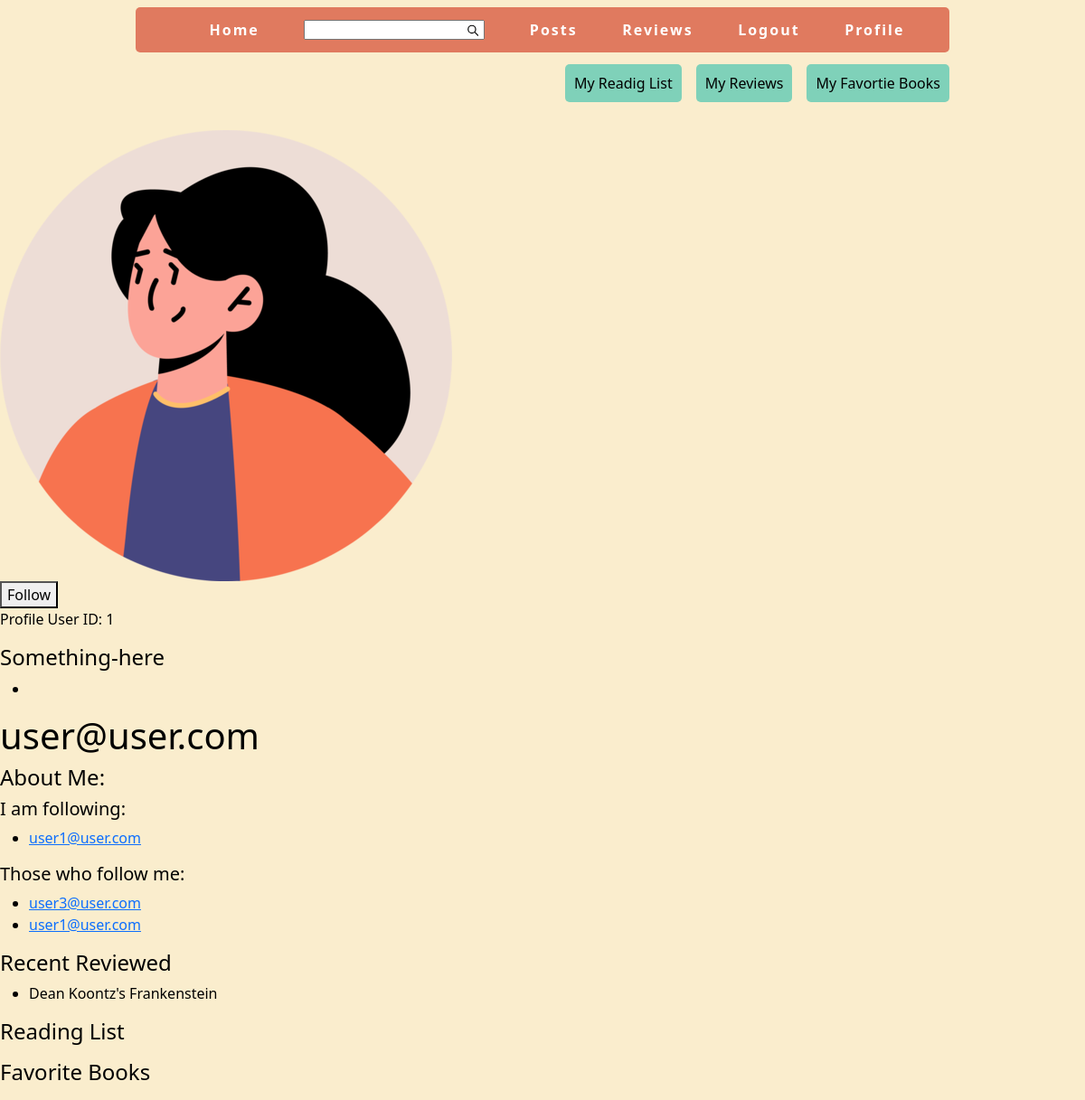
The page /general_profile_page/1 on the database as committed earlier.
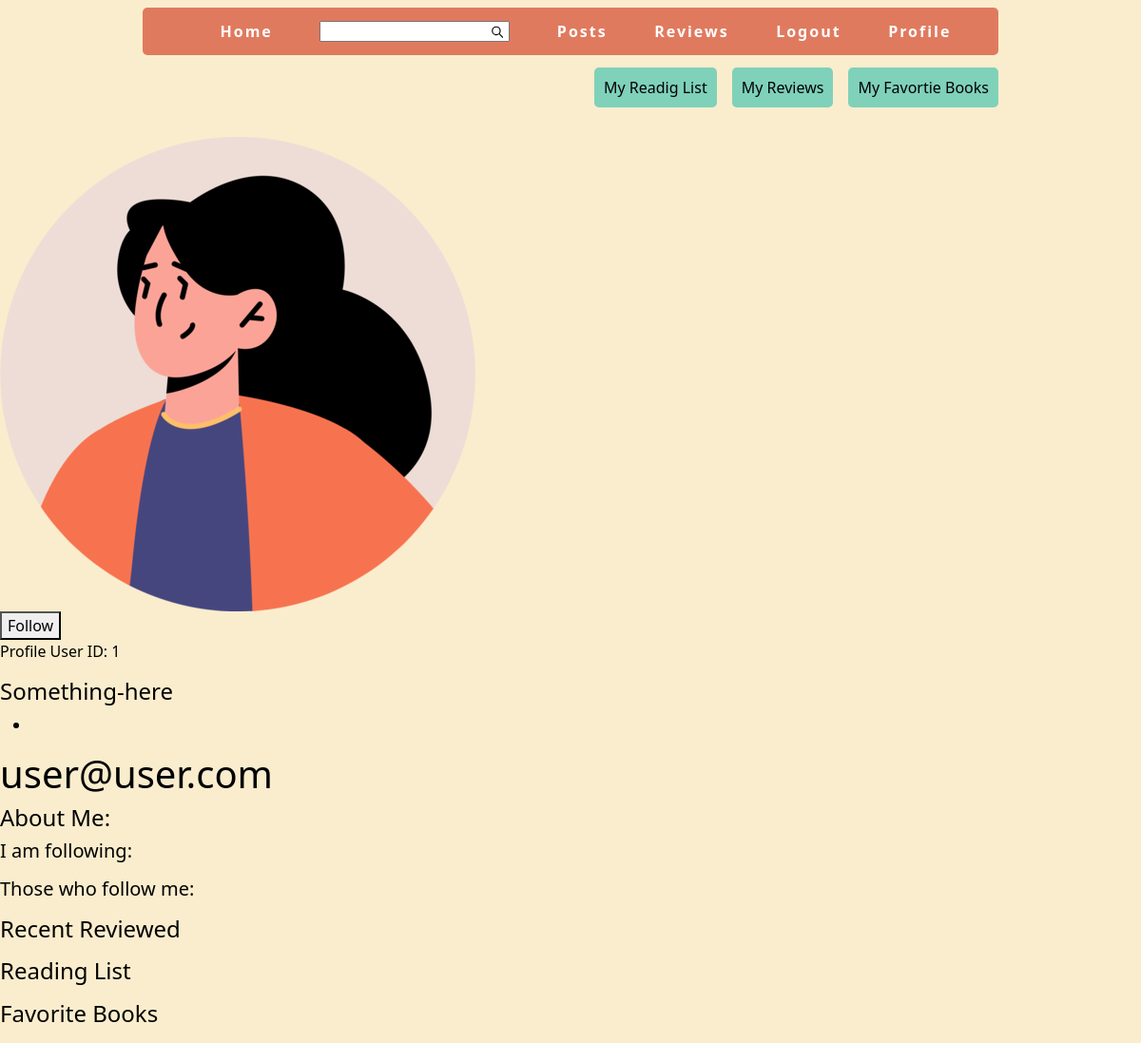
The same page on the database as committed later.
### book_data/models.py (models this page shows)
class Following(models.Model):
    follower = models.ForeignKey(User, related_name='following', on_delete=models.CASCADE)
    following = models.ForeignKey(User, related_name='followers', on_delete=models.CASCADE)
    created_at = models.DateTimeField(auto_now_add=True)
    class Meta:
        db_table = "following"
        unique_together = ('follower', 'following')

class Reviews(models.Model):
    reviewer = models.ForeignKey(User, on_delete=models.CASCADE)
    book_title = models.CharField(max_length=120)
    book_id = models.CharField(max_length=50)
    cover_id = models.CharField(max_length=50)
    cover_url = models.URLField()
    content = models.TextField()
    rating = models.IntegerField()
    created_at = models.DateTimeField(auto_now_add=True)
    class Meta:
        db_table = "reviews"

### book_data/views.py (the view)
# urls.py: path('general_profile_page/<int:user_id>', general_profile_page, name='general_profile_page'),
def general_profile_page(request, user_id):
    user = User.objects.get(id=user_id)
    profile = user.profile
    try:
        avatar_url = profile.avatar.url
    except ObjectDoesNotExist:
        avatar_url = None
    try:
        bio = profile.bio
    except ObjectDoesNotExist:
        bio = None
    try:
        reading_list = ReadingList.objects.filter(user=profile.user)
    except ObjectDoesNotExist:
        reading_list = None
    try:
        reviews = Reviews.objects.filter(reviewer=profile.user).order_by('-created_at')[:10]
    except ObjectDoesNotExist:
        reviews = None
    try:
        favorite_books = FavoriteBooks.objects.filter(user=profile.user)
    except ObjectDoesNotExist:
        favorite_books = None
    try:
        following = Following.objects.filter(follower=profile.user).order_by('-created_at')
    except ObjectDoesNotExist:
        following = None
    try:
        followers = Following.objects.filter(following=profile.user).order_by('-created_at')
    except ObjectDoesNotExist:
        followers = None
    context = {
        'user': user,
        'user_id': user_id,
        'reading_list': reading_list,
        'reviews': reviews,
        'favorite_books': favorite_books,
        'avatar_url': avatar_url,
        'bio': bio,
        'following': following,
        'followers': followers
    }
    return render(request, 'book_data/general_profile_page.html', context)

### book_data/templates/book_data/general_profile_page.html (shortened to what this page needs)
{% extends 'book_data/layout.html' %}
{% load static %}
{% block extra_css %}
    <link rel="stylesheet" href="{% static 'style/profile_page.css' %}">
{% endblock %}
{% block content %}
    <div class="grid-container">
        <div class="profile-contianer">
            <div class="avatar-img-div">
                {% if avatar_url %}
                <img src="{{ avatar_url }}" alt="Profile Avatar">
                {% else %}
                    <img src="/book_search/media/avatars/avatar.png" alt="Profile Avatar">
                {% endif %}
            </div>
            <div>
                <form action="{% url 'follow' %}" method="POST">
                    <button type="submit">Follow</button>
                </form>
                <p>Profile User ID: {{ user_id }}</p>
            </div>
        </div>
        <div class="settings">
            <h4>Something-here</h4>
            <ul>
                <li></li>
            </ul>
        </div>
        <div class="biography">
            <h1>{{ user }}</h1>
            <h4>About Me:</h4>
        </div>
        <div class="followers">
            <div>
                <h5>I am following: </h5>
                <ul>
                    {% for item in following %}
                    <li>
                        <a href="{% url 'general_profile_page' user_id=item.following.profile.id %}">{{ item.following }}</a>
                    </li>
                    {% endfor %}
                </ul>
            </div>
            <div>
                <h5>Those who follow me:</h5>
                <ul>
                    {% for item in followers %}
                    <li>
                       <a href="{% url 'general_profile_page' user_id=item.follower.profile.id %}"> {{ item.follower }}</a>
                    </li>
                    {% endfor %}
                </ul>
            </div>
        </div>
        <div class="reviews">
            <h4>Recent Reviewed</h4>
            <ul class="review-list">
                {% for review in reviews %}
                    <li>
                        {{ review.book_title }}
                    </li>
                {% endfor %}
            </ul>
        </div>
        <div class="reading-list">
            <h4>Reading List</h4>
        </div>
        <div class="recent-reviews">
            <h4>Favorite Books</h4>
        </div>
    </div>
{% endblock %}

### book_data/templates/book_data/layout.html (shortened to what this page needs)
<!DOCTYPE html>
<html lang="en">
<head>
    {% load static %}
    <link href="https://cdn.jsdelivr.net/npm/bootstrap@5.0.2/dist/css/bootstrap.min.css" rel="stylesheet">
    <link rel="stylesheet" href="{% static 'style/main_style.css' %}">
    {% block extra_css %}{% endblock %}
</head>
<body>
    <nav id="main-navbar">
        <ul class="navbar-list">
            <li class="navbar-item"><a href="{% url 'index' %}">Home</a></li>
            <li class="navbar-item">
                <form action="{% url 'index' %}" class="search-form" method="GET">
                    <div class="search-form-elements">
                        <input class="search-box" type="text" name="query" autofocus>
                        <button class="submit-search" type="submit">
                            <svg class="search-icon" xmlns="http://www.w3.org/2000/svg" viewBox="0 0 22 22">
                                <circle cx="10" cy="10" r="7" stroke="black" stroke-width="2" fill="none"/>
                                <line x1="15" y1="15" x2="22" y2="22" stroke="black" stroke-width="2"/>
                            </svg>
                        </button>
                    </div>
                </form>
            </li>
            <li class="navbar-item"><a href="{% url 'recent_posts' %}">Posts</a></li>
            <li class="navbar-item"><a href="{% url 'reviews_page' %}">Reviews</a></li>
            {% if user.is_authenticated %}
                <li class="navbar-item"><a href="{% url 'logout' %}">Logout</a></li>
                <li class="navbar-item"><a href="{% url 'user_profile_page' user_id=user.id %}">Profile</a></li>
            {% else %}
                <li class="navbar-item"><a href="{% url 'login' %}">Login</a></li>
                <li class="navbar-item"><a href="{% url 'register' %}">Register</a></li>
            {% endif %}
        </ul>
    </nav>
    <div class="current-user">
        {% if user.is_authenticated %}
                <ul class="list-container">
                    <li>
                        <a class="reading-list" href="{% url 'user_reading_list' %}">My Readig List</a>
                    </li>
                    <li>
                        <a class="reviews" href="{% url 'user_reviews_page' %}">My Reviews</a>
                    </li>
                    <li>
                        <a href="{% url 'favorite_books_list' %}">My Favortie Books</a>
                    </li>
                </ul>
        {% endif %}
    </div>
    <br>
    {% block content %}{% endblock %}
</body>
</html>

### book_data/static/style/main_style.css (style rules this page uses)
* { box-sizing: border-box; }
body { color: black; background-color: #faedcd; padding: 0; margin: 0; }
#main-navbar { position: relative; z-index: 5; }
ul.navbar-list { margin-top: 0; }
.navbar-list { list-style-type: none; display: flex; justify-content: space-evenly; align-items: center; background-color: #e07a5f; height: 50px; width: 75%; position: fixed; top: 0.5rem; left: 50%; transform: translateX(-50%); margin-bottom: 50px; border-radius: 5px; }
.navbar-item a { color: white; text-decoration: none; font-weight: bold; letter-spacing: 2px; }
.current-user { display: flex; justify-content: space-between; align-items: center; max-width: 75%; margin-top: 5rem; margin-left: auto; margin-right: auto; padding: 0; height: auto; }
.search-form-elements { display: flex; position: relative; }
.search-box { margin-right: 0; width: 200px; height: 22px; padding: 0; }
.submit-search { position: absolute; right: 1px; top: 1px; bottom: 0px; width: 25px; height: 20px; border: none; background-color: white; margin: 0; display: flex; align-items: center; justify-content: center; }
.search-icon { width: 14px; height: 14px; }
.list-container li { list-style: none; }
.list-container li a { text-decoration: none; color: black; font-weight: 500; background-color: #7fd1b9; padding: 10px; border-radius: 5px; margin: auto; }
.list-container { display: flex; justify-content: space-evenly; gap: 1rem; }

### book_data/static/style/profile_page.css (style rules this page uses)
* { box-sizing: border-box; }

Rows that differ between the two databases and show on the page:
removed Following: following "user1@user.com", shown under "I am following:"
removed Following: follower "user3@user.com", shown under "Those who follow me:"
removed Following: follower "user1@user.com", shown under "Those who follow me:"
removed Reviews: book_title "Dean Koontz's Frankenstein"
